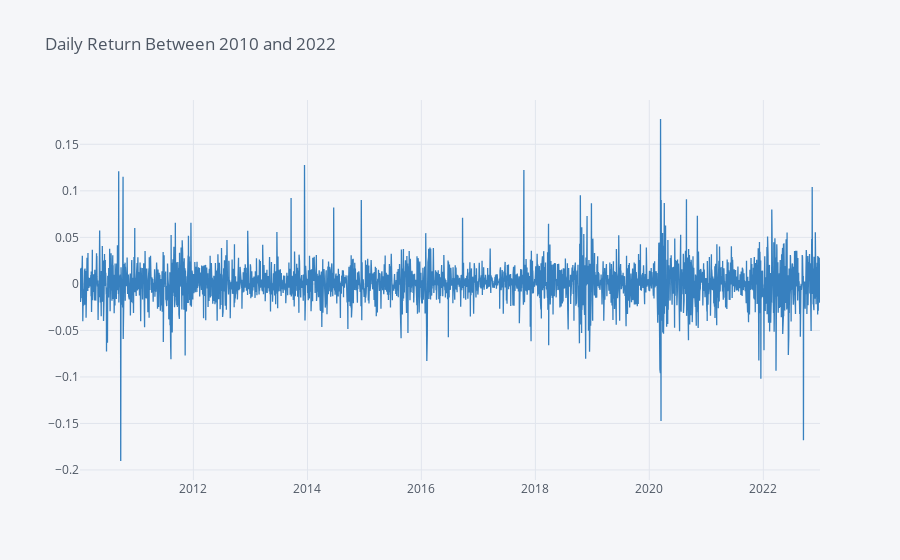

The code cell stored with this chart in its notebook:
### Markdown cell above
Stock shows upward trend based on years till 2021 but there is drastic drop in 2022 but a fluctuation can be 
 observed after the mid of 2022

### Code cell
# Calculating daily return change using the built in function
ret = df_adj_close.pct_change()
ret.iplot(colors = 'Blue',title = 'Daily Return Between 2010 and 2022')

### Figure 1 — Plotly figure (JSON) as saved in the notebook; plotly's stock layout.template omitted (floating-point values rounded to 4 significant figures; data arrays with more than 128 entries replaced by an {"elided": "..."} marker saying what was removed)
{"data": [{"line": {"color": "rgba(55, 128, 191, 1.0)", "dash": "solid", "shape": "linear", "width": 1.3}, "mode": "lines", "name": "ADBE", "text": "", "type": "scatter", "x": {"elided": "3272 str values"}, "y": {"elided": "3272 mixed values"}}], "layout": {"legend": {"bgcolor": "#F5F6F9", "font": {"color": "#4D5663"}}, "paper_bgcolor": "#F5F6F9", "plot_bgcolor": "#F5F6F9", "title": {"font": {"color": "#4D5663"}, "text": "Daily Return Between 2010 and 2022"}, "xaxis": {"gridcolor": "#E1E5ED", "showgrid": true, "tickfont": {"color": "#4D5663"}, "title": {"font": {"color": "#4D5663"}, "text": ""}, "zerolinecolor": "#E1E5ED"}, "yaxis": {"gridcolor": "#E1E5ED", "showgrid": true, "tickfont": {"color": "#4D5663"}, "title": {"font": {"color": "#4D5663"}, "text": ""}, "zerolinecolor": "#E1E5ED"}}}
